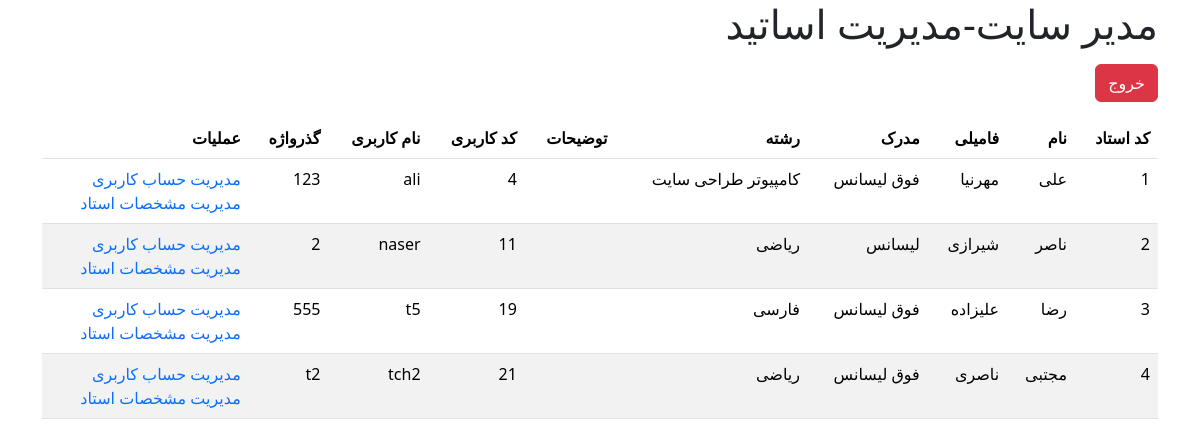
Screenshot of /admin/admin-manege-teachers.php (signed in) with the database file from the repository.
### tables this page shows
CREATE TABLE `ostad` (
  `ostad_code` int(11) NOT NULL,
  `ostad_name` varchar(50) NOT NULL,
  `ostad_family` varchar(50) NOT NULL,
  `ostad_madrak` varchar(50) NOT NULL,
  `ostad_reshtah` varchar(50) NOT NULL,
  `user_code` int(11) NOT NULL,
  `tozihat` text NOT NULL
);

CREATE TABLE `user` (
  `user_code` int(11) NOT NULL,
  `username` varchar(50) NOT NULL,
  `password` varchar(50) NOT NULL,
  `role` varchar(50) NOT NULL
);

### admin/admin-manege-teachers.php (the view, shortened to what this page needs)
<!doctype html>
<html lang="en">
<head>
    <link rel="stylesheet" href="../assets/bootstrap-5.3.3-dist/css/bootstrap.rtl.min.css">
    <link rel="stylesheet" href="../assets/style.css">
</head>
<body>
<div class="container">
    <h1>مدیر سایت-مدیریت اساتید</h1>
    <?php
    $user = $_SESSION["user_logged"];
    if ($user["role"] != "admin") {
        ?>
        <div class="alert alert-danger" role="alert">
            شما مجوز ورود به این صفحه را ندارید .
            <a href="../login.html" class="alert-link">صفحه ی ورود</a>
        </div>
        <?php
    } else {
        ?>
        <div class="mb-3 mt-3">
            <a href="../logout.php"class="btn btn-danger">خروج</a>
        </div>
        <table class="table table-striped">
            <thead>
            <tr>
                <th scope="col">کد استاد</th>
                <th scope="col">نام</th>
                <th scope="col">فامیلی</th>
                <th scope="col">مدرک</th>
                <th scope="col">رشته</th>
                <th scope="col">توضیحات</th>
                <th scope="col">کد کاربری</th>
                <th scope="col">نام کاربری</th>
                <th scope="col">گذرواژه</th>
                <th scope="col">عملیات</th>
            </tr>
            </thead>
            <tr>
                <?php
                $conn = (new my_database())->connection_database;
                $sql_user_ostad = "SELECT * FROM `ostad` as o INNER JOIN user as u on o.user_code = u.user_code;";
                $result = $conn->query($sql_user_ostad);
                if ($result->num_rows > 0) {
                while ($row = $result->fetch_assoc()) {
                $ostad_code = $row["ostad_code"];
                $ostad_name = $row["ostad_name"];
                $ostad_family = $row["ostad_family"];
                $ostad_madrak = $row["ostad_madrak"];
                $ostad_reshtah = $row["ostad_reshtah"];
                $user_code = $row["user_code"];
                $username = $row["username"];
                $password = $row["password"];
                ?>
            <tr>
                <td>
                    <?php echo $ostad_code ?>
                </td>
                <td>
                    <?php echo $ostad_name ?>
                </td>
                <td>
                    <?php echo $ostad_family ?>
                </td>
                <td>
                    <?php echo $ostad_madrak ?>
                </td>
                <td>
                    <?php echo $ostad_reshtah ?>
                </td>
                <td>
                </td>
                <td>
                    <?php echo $user_code ?>
                </td>
                <td>
                    <?php echo $username ?>
                </td>
                <td>
                    <?php echo $password ?>
                </td>
                <td>
                    <a href="admin-manege-teacher-useraccount.php?user_code=<?php echo $user_code; ?>">
                        مدیریت حساب کاربری
                    </a>
                    <br>
                    <a href="">
                        مدیریت مشخصات استاد
                    </a>
                </td>
            </tr>
            <?php
            }
            }
            else {
                echo "رکوردی ثت نشده است!.";
            }
            ?>
        </table>
        <?php
    }
    ?>
</body>
</html>

### assets/style.css (style rules this page uses)
body { direction: rtl; }
a { text-decoration: none; }

### rows the page displays
ostad: ostad_code "1", ostad_name "علی", ostad_family "مهرنیا", ostad_madrak "فوق لیسانس", ostad_reshtah "کامپیوتر طراحی سایت", user_code.user_code "4", user_code.username "ali", user_code.password "123"
ostad: ostad_code "2", ostad_name "ناصر", ostad_family "شیرازی", ostad_madrak "لیسانس", ostad_reshtah "ریاضی", user_code.user_code "11", user_code.username "naser", user_code.password "2"
ostad: ostad_code "3", ostad_name "رضا", ostad_family "علیزاده", ostad_madrak "فوق لیسانس", ostad_reshtah "فارسی", user_code.user_code "19", user_code.username "t5", user_code.password "555"
ostad: ostad_code "4", ostad_name "مجتبی", ostad_family "ناصری", ostad_madrak "فوق لیسانس", ostad_reshtah "ریاضی", user_code.user_code "21", user_code.username "tch2", user_code.password "t2"
